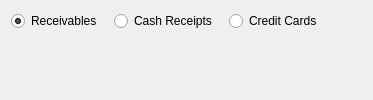
     <widget class="QWidget" name="_accountingTab">
      <attribute name="title">
       <string>Accounting</string>
      </attribute>
      <layout class="QGridLayout" name="gridLayout_21">
       <item row="0" column="0">
        <layout class="QHBoxLayout" name="horizontalLayout_5">
         <property name="spacing">
          <number>12</number>
         </property>
         <item>
          <widget class="QRadioButton" name="_aritemsButton">
           <property name="text">
            <string>Receivables</string>
           </property>
           <property name="checked">
            <bool>true</bool>
           </property>
           <attribute name="buttonGroup">
            <string notr="true">accountingButtonGroup</string>
           </attribute>
          </widget>
         </item>
         <item>
          <widget class="QRadioButton" name="_cashreceiptsButton">
           <property name="text">
            <string>Cash Receipts</string>
           </property>
           <attribute name="buttonGroup">
            <string notr="true">accountingButtonGroup</string>
           </attribute>
          </widget>
         </item>
         <item>
          <widget class="QRadioButton" name="_cctransButton">
           <property name="text">
            <string>Credit Cards</string>
           </property>
           <attribute name="buttonGroup">
            <string notr="true">accountingButtonGroup</string>
           </attribute>
          </widget>
         </item>
         <item>
          <spacer name="accountingButtonsSpacer">
           <property name="orientation">
            <enum>Qt::Horizontal</enum>
           </property>
           <property name="sizeHint" stdset="0">
            <size>
             <width>40</width>
             <height>20</height>
            </size>
           </property>
          </spacer>
         </item>
        </layout>
       </item>
       <item row="1" column="0">
        <widget class="QStackedWidget" name="_receivablesStack">
         <property name="currentIndex">
          <number>0</number>
         </property>
         <widget class="QWidget" name="_aritemsPage">
          <layout class="QGridLayout" name="gridLayout_18"/>
         </widget>
         <widget class="QWidget" name="_cashreceiptsPage">
          <layout class="QGridLayout" name="gridLayout_19"/>
         </widget>
         <widget class="QWidget" name="_cctransPage">
          <layout class="QGridLayout" name="gridLayout_20"/>
         </widget>
        </widget>
       </item>
      </layout>
     </widget>
